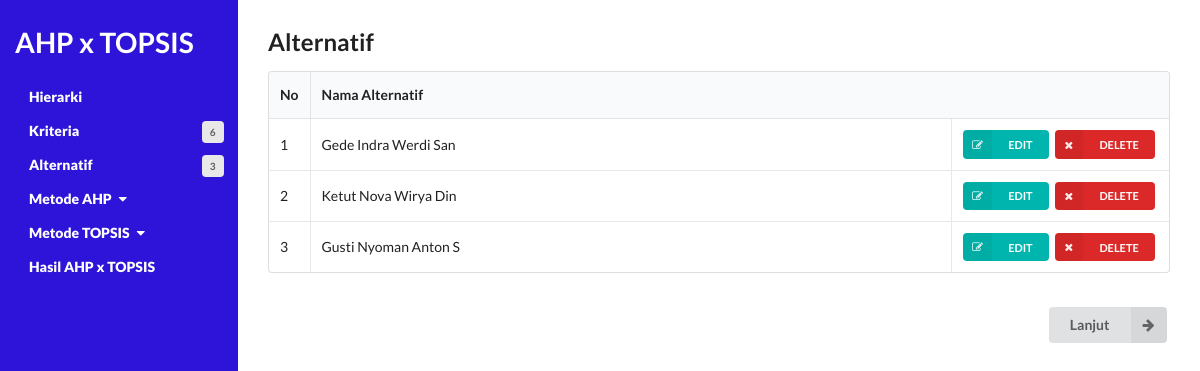
The page /alternatif.php on the database its author committed.
### tables this page shows
CREATE TABLE `alternatif` (
  `id` int(11) NOT NULL,
  `nama` varchar(20) NOT NULL
);

### alternatif.php (the view, shortened to what this page needs)
<?php
	include('header.php');
?>
<section class="content">
	<h2 class="ui header">Alternatif</h2>
	<table class="ui celled table">
		<thead>
			<tr>
				<th class="collapsing">No</th>
				<th colspan="2">Nama Alternatif</th>
			</tr>
		</thead>
		<tbody>
		<?php
			$query = "SELECT id,nama FROM alternatif ORDER BY id";
			$result	= mysqli_query($koneksi, $query);
			$i = 0;
			while ($row = mysqli_fetch_array($result)) {
				$i++;
		?>
			<tr>
				<td><?php echo $i ?></td>
				<td><?php echo $row['nama'] ?></td>
				<td class="right aligned collapsing">
					<form method="post" action="alternatif.php">
						<button type="submit" name="edit" class="ui mini teal left labeled icon button"><i class="right edit icon"></i>EDIT</button>
						<button type="submit" name="delete" class="ui mini red left labeled icon button"><i class="right remove icon"></i>DELETE</button>
					</form>
				</td>
			</tr>
<?php } ?>
		</tbody>
	</table>
	<br>
	<form action="bobot_kriteria.php">
	<button class="ui right labeled icon button" style="float: right;">
		<i class="right arrow icon"></i>
		Lanjut
	</button>
	</form>
</section>
<?php include('footer.php'); ?>

### assets/css/style.css (style rules this page uses)
html { display: -webkit-box;display: -ms-flexbox;display: flex; -webkit-box-orient: vertical; -webkit-box-direction: normal; -ms-flex-direction: column; flex-direction: column; }
body { display: -webkit-box; display: -ms-flexbox; display: flex; -webkit-box-orient: vertical; -webkit-box-direction: normal; -ms-flex-direction: column; flex-direction: column; min-height: 100vh; }
.content { display: block; -webkit-box-flex: 1; -ms-flex: 1; flex: 1; }
body { margin: 0; background: rgba(255, 255, 255, 0.918); }
header, nav, section, footer { padding: 10px 30px; margin: 0; color: rgba(255, 255, 255, 0.452); }
section { background: white; color: black; padding: 30px; }

### assets/css/w3.css (style rules this page uses)
*, *:before, *:after { box-sizing: inherit }
html { -ms-text-size-adjust: 100%; -webkit-text-size-adjust: 100% }
body { margin: 0 }
article, aside, details, figcaption, figure, footer, header, main, menu, nav, section { display: block }
button, input, select, textarea, optgroup { font: inherit; margin: 0 }
button, input { overflow: visible }
button, select { text-transform: none }
button, [type=button], [type=reset], [type=submit] { -webkit-appearance: button }
html, body { font-family: Verdana, sans-serif; font-size: 15px; line-height: 1.5 }
html { overflow-x: hidden }
h2 { font-size: 30px }
h1, h2, h3, h4, h5, h6 { font-family: "Segoe UI", Arial, sans-serif; font-weight: 400; margin: 10px 0 }

### rows shown on the page
alternatif: nama "Gede Indra Werdi San"
alternatif: nama "Ketut Nova Wirya Din"
alternatif: nama "Gusti Nyoman Anton S"

### other values the page prints
getJumlahKriteria() "6"
getJumlahAlternatif() "3"
